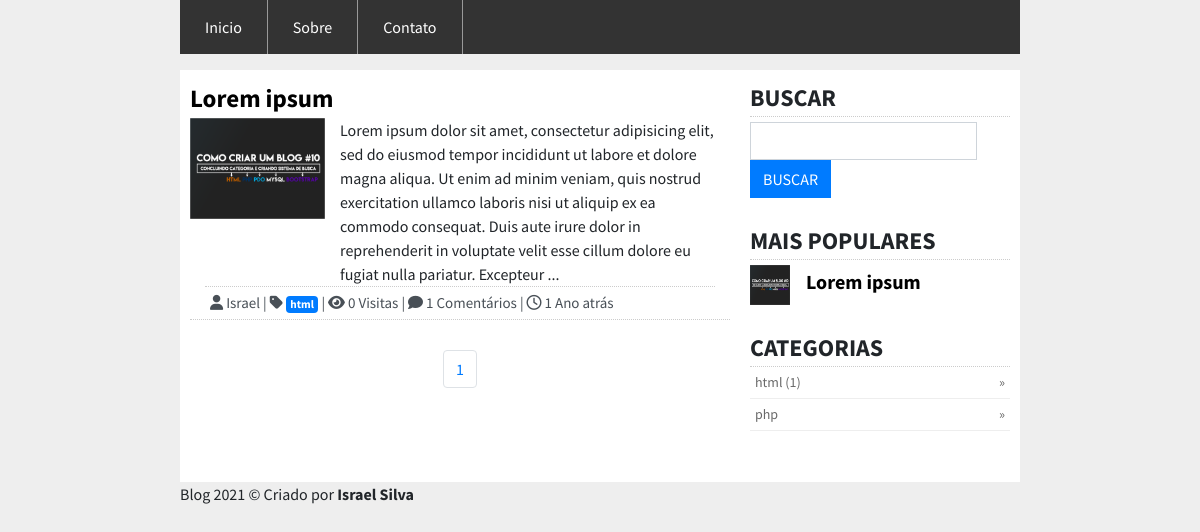
The page / on the database its author committed.
### tables this page shows
CREATE TABLE `posts` (
  `id` int(11) NOT NULL,
  `titulo` varchar(200) NOT NULL,
  `subtitulo` varchar(200) NOT NULL,
  `postagem` text NOT NULL,
  `imagem` varchar(200) NOT NULL,
  `data` varchar(200) NOT NULL,
  `categoria` varchar(200) NOT NULL,
  `id_postador` varchar(200) NOT NULL,
  `visualizacoes` int(200) NOT NULL DEFAULT '0'
);

CREATE TABLE `usuarios` (
  `id` int(11) NOT NULL,
  `nome` varchar(200) NOT NULL,
  `usuario` varchar(200) NOT NULL,
  `senha` varchar(500) NOT NULL,
  `superadmin` int(11) NOT NULL DEFAULT '0'
);

CREATE TABLE `categorias` (
  `id` int(11) NOT NULL,
  `categoria` varchar(200) NOT NULL
);

### lib/functions.php (the view, shortened to what this page needs)
<?php
	function pdo(){
		$db_host = db_host;
		$db_usuario = db_usuario;
		$db_senha = db_senha;
		$db_banco = db_banco;
		try{
			return $pdo = new PDO("mysql:host={$db_host};dbname={$db_banco}", $db_usuario, $db_senha);
		}catch(PDOException $e){
			exit("Erro ao conectar-se ao banco: ".$e->getMessage());
		}
	}
	function paginacao(){
		$url = (isset($_GET['pagina'])) ? $_GET['pagina'] : 'inicio';
		$explode = explode('/', $url);
		$dir = 'pags/php/';
		$ext = '.php';
		if(file_exists($dir.$explode[0].$ext)){
			include($dir.$explode[0].$ext);
		}else{
			include($dir."p".$ext);
		}
	}
	function getData(){
		return date('d-m-Y H:i:s');
	}
	function getNomeCategoria($id){
		$pdo = pdo();
		$stmt = $pdo->prepare("SELECT categoria FROM categorias WHERE id = :id");
		$stmt->execute([':id' => $id]);
		$dados = $stmt->fetch(PDO::FETCH_ASSOC);
		return $dados['categoria'];
	}
	function calculaDias($diaX,$diaY){
		$data1 = new DateTime($diaX);
		$data2 = new DateTime($diaY);
		$intervalo = $data1->diff($data2);
		if($intervalo->y > 1){
		  return $intervalo->y." Anos atrás";
		}elseif($intervalo->y == 1){
		  return $intervalo->y." Ano atrás";
		}elseif($intervalo->m > 1){
		  return $intervalo->m." Meses atrás";
		}elseif($intervalo->m == 1){
		  return $intervalo->m." Mês atrás";
		}elseif($intervalo->d > 1){
		  return $intervalo->d." Dias atrás";
		}elseif($intervalo->d > 0){
		  return $intervalo->d." Dia atrás";
		}elseif($intervalo->h > 0){
		  return $intervalo->h." Horas atrás";
		}elseif($intervalo->i > 1 && $intervalo->i < 59){
		  return $intervalo->i." Minutos atrás";
		}elseif($intervalo->i == 1){
		  return $intervalo->i." Minuto atrás";
		}elseif($intervalo->s < 60 && $intervalo->i <= 0){
		  return $intervalo->s." Segundo atrás";
		}
	}
	function contador_ComentariosFromPost($id_post){
		$pdo = pdo();
		$stmt = $pdo->prepare("SELECT id FROM comentarios WHERE id_post = :id_post");
		$stmt->execute([':id_post' => $id_post]);
		return $stmt->rowCount();
	}
	function limitaCaracters($titulo){
		if(strlen($titulo) <= totalCaractersPosts){
			return $titulo;
		}else{
			return mb_substr($titulo, 0, totalCaractersPosts)."...";
		}
	}
	function getDadosUserSite($usuario, $var){
			$pdo = pdo();
			$stmt = $pdo->prepare("SELECT * FROM usuarios WHERE usuario = :usuario");
			$stmt->execute([':usuario' => $usuario]);
			$dados = $stmt->fetch(PDO::FETCH_ASSOC);
			return $dados[$var];
	}
	function getPosts(){
		$pdo = pdo();
		$data = getData();
		$url = (isset($_GET['pagina'])) ? $_GET['pagina'] : 'dashboard';
		$explode = explode('/', $url);
		$pg = (isset($explode['2'])) ? $explode['2'] : 1;
		$maximo = totalPostsPorPagina;
		$inicio = ($pg -1) * $maximo;
		$stmt = $pdo->prepare("SELECT * FROM posts ORDER BY id DESC limit $inicio,$maximo");
		$stmt->execute();
		$total = $stmt->rowCount();
		if($total > 0){
			while ($dados = $stmt->fetch(PDO::FETCH_ASSOC)) {
				echo "<div class='content-post'>
  <div class='title'>
    <a href='{$dados['subtitulo']}'>{$dados['titulo']}</a>
  </div>
  <div class='content'>
    <div class='container'>
      <div class='row'>
        <div class='col-sm-3'>
          <img src='{$dados['imagem']}' class='img-fluid'>
        </div>
        <div class='col-sm'>
         ".limitaCaracters(strip_tags($dados['postagem']))."
        </div>
      </div>
  <div class='infos'>
    <i class='fas fa-user'></i> ".getDadosUserSite($dados['id_postador'],"nome")." |
    <i class='fas fa-tag'></i> <a href='categoria/{$dados['categoria']}' class='badge badge-primary'>".getNomeCategoria($dados['categoria'])."</a> |
    <i class='fas fa-eye'></i> ".$dados['visualizacoes']." Visitas |
    <i class='fas fa-comment'></i> ".contador_ComentariosFromPost($dados['id'])." Comentários |
    <i class='far fa-clock'></i> ".calculaDias($data, $dados['data'])."
  </div>
    </div>
  </div>
</div>";
			}
		}
	}
	function listaPaginas(){
		$pdo = pdo();
		$stmt = $pdo->prepare("SELECT * FROM posts");
		$stmt->execute();
		$total = $stmt->rowCount();
		$maximo = totalPostsPorPagina;
		$links = ceil($total/$maximo);
		$pg = (isset($explode['2'])) ? $explode['2'] : 1;
		for($i = 1; $i < $pg + $links; $i++){
			echo "<li class='page-item'><a class='page-link' href='inicio/posts/{$i}'>{$i}</a></li>";
		}
	}
	function getPopularesPosts(){
		$pdo = pdo();
		$limite = totalPostsPorPagina;
		$stmt = $pdo->prepare("SELECT * FROM posts ORDER BY visualizacoes DESC LIMIT $limite");
		$stmt->execute();
		$total = $stmt->rowCount();
		if($total > 0){
			while($dados = $stmt->fetch(PDO::FETCH_ASSOC)){
				echo "<div class='content margin-top'>
	<div class='media'>
	  <img src='{$dados['imagem']}' class='mr-3'>
	  <div class='media-body'>
	    <h5 class='mt-0'><a href='{$dados['subtitulo']}'>{$dados['titulo']}</a></h5>
	  </div>
	</div>
</div>";
			}
		}
	}
	function getTotalPostsByCategoria($categoria){
		$pdo = pdo();
		$stmt = $pdo->prepare("SELECT * FROM posts WHERE categoria = :categoria");
		$stmt->execute([':categoria' => $categoria]);
		$total = $stmt->rowCount();
		if($total > 0){
			return "(".$total.")";
		}
	}
	function getCategoriasSite(){
		$pdo = pdo();
		$stmt = $pdo->prepare("SELECT * FROM categorias ORDER BY categoria ASC");
		$stmt->execute();
		$total = $stmt->rowCount();
		if($total > 0){
			while ($dados = $stmt->fetch(PDO::FETCH_ASSOC)) {
				echo "<li><a href='categoria/{$dados['id']}'>{$dados['categoria']} ".getTotalPostsByCategoria($dados['id'])."</a></li>";
			}
		}
	}
?>

### index.php (shortened to what this page needs)
<!doctype html>
<html lang="pt-br">
  <head>
    <link rel="stylesheet" href="https://stackpath.bootstrapcdn.com/bootstrap/4.3.1/css/bootstrap.min.css">
    <link rel="stylesheet" href="css/style.css">
  </head>
  <body>
    <nav>
      <div class="navbar-collapse" id="navbarSupportedContent">
        <ul>
          <li><a href="inicio">Inicio</a></li>
          <li><a href="sobre">Sobre</a></li>
          <li><a href="contato">Contato</a></li>
        </ul>
      </div>
    </nav>
    <div class="container">
      <div class="row">
        <div class="col-sm-8">
          <?php paginacao();?>
          </div>
        <div class="col-sm-4">
          <div class="menu-right">
              <div class="title">BUSCAR</div>
              <div class="content">
                <form method="POST" class="form-inline margin-top" action="busca">
                  <input type="text" name="busca" class="form-control" required>
                  <input type="submit" value="BUSCAR" class="btn btn-primary">
                </form>
              </div>
          </div>
          <div class="menu-right">
            <div class="title">MAIS POPULARES</div>
            <?php getPopularesPosts(); ?>
          </div>
            <div class="menu-right">
              <div class="title">CATEGORIAS</div>
              <div class="content">
                <ul>
                  <?php getCategoriasSite();?>
                </ul>
              </div>
            </div>
        </div>
      </div>
    </div>
  <footer><?php echo titulo_site;?> &copy; Criado por <b>Israel Silva</b></footer>
  </body>
</html>

### pags/php/inicio.php
<?php getPosts();?>
<ul class="pagination justify-content-center">
  <?php listaPaginas();?>
</ul>

### css/style.css (style rules this page uses)
* { margin: 0px; padding: 0px; }
body { background-color: #EEE; font-family: 'Source Sans Pro', sans-serif; }
@media (min-width:992px) { body { margin-left: 15%; margin-right: 15%; } }
@media (min-width:992px) { nav { background-color: #333; } }
@media (min-width:992px) { nav ul { list-style: none; display: table; table-layout: fixed; } }
@media (min-width:992px) { nav ul li { float: left; } }
@media (min-width:992px) { nav ul li a { display: block; color: white; text-align: center; padding: 15px 25px; text-decoration: none; border-right: 1px solid #999; } }
.container .row .col-sm-8 { margin: 0px; padding: 0px; background-color: #FFF; }
.container .row .col-sm-4 { margin: 0px; padding: 10px; background-color: #FFF; }
.content-post { padding: 10px; }
.content-post .title { font-size: 25px; font-weight: bold; }
.content-post .title a, a:hover { text-decoration: none; color: #000; }
.content-post .infos { font-size: 15px; margin-top: 5px; padding: 0px; margin: 0px; color: #495057; }
.content-post .content { border-bottom: 1px dotted #ccc; margin-bottom: 20px; }
.content-post .infos { border-top: 1px dotted #ccc; padding: 5px; }
.content-post .content .row .col-sm-3 { margin: 0px; padding: 0px; }
.menu-right { margin-bottom: 20px; }
.menu-right .margin-top { margin-top: 5px; }
.menu-right .btn, .form-control { border-radius: 0px; }
.menu-right .title { font-size: 24px; font-weight: bold; border-bottom: 1px dotted #ccc; }
.menu-right .content { padding-bottom: 5px; }
.menu-right .content ul { list-style: none; font-size: 14px; }
.menu-right .content .mr-3 { width: 40px; height: 40px; }
.menu-right .content .mt-0 { font-weight: bold; padding-top: 5px; }
.menu-right .content .mt-0 a, a:hover { color: #000; text-decoration: none; }
.menu-right .content ul li { color: #696969; border-bottom: 1px solid #eee; padding: 5px; }
.menu-right .content ul li a { color: #696969; }
.menu-right .content ul li a::after { content: " \00BB \0020"; float: right; }

### rows shown on the page
posts: titulo "Lorem ipsum", imagem (picture), postagem "Lorem ipsum dolor sit amet, consectetur adipisicing elit, sed do eiusmod tempor incididunt ut labore et dolore magna aliqua. Ut enim ad minim veniam, quis nostrud exercitation ullamco laboris nisi ut aliquip ex ea commodo consequat. Duis aute irure dolor in reprehenderit in voluptate velit esse cillum dolore eu fugiat nulla pariatur. Excepteur ...", id_postador.nome "Israel", categoria.categoria "html", visualizacoes "0", id "1", data "1 Ano atrás"
categorias: categoria "html", id "(1)"
categorias: categoria "php"

### other values the page prints
titulo_site "Blog 2021"
